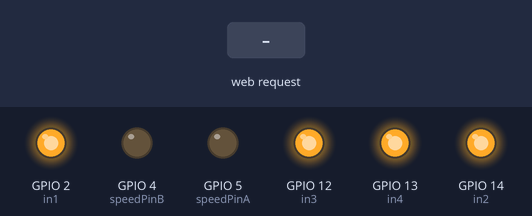
The sketch below on a simulated ESP8266 (NodeMCU). Shown: output pins drawn as LEDs (lit = HIGH). The inputs (shaded band) are chosen by the test bench. WiFi joins after 1.5 s; servers stay silent unless stated; what the sketch prints to the serial monitor is not drawn.

Above: at 2.7 s.
2.8 s: HTTP request GET /up received
At 3.2 s:
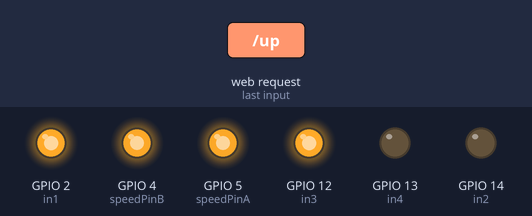
4.3 s: HTTP request GET /down received
At 5.5 s:
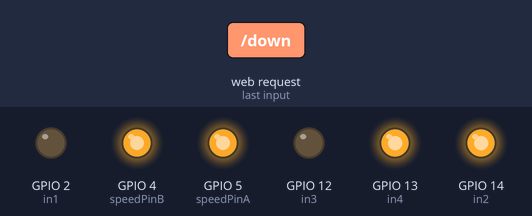
5.8 s: HTTP request GET /left received
At 6.7 s:
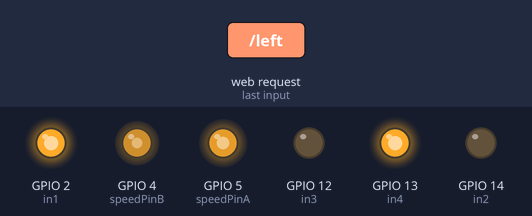
7.3 s: HTTP request GET /right received
At 7.8 s:
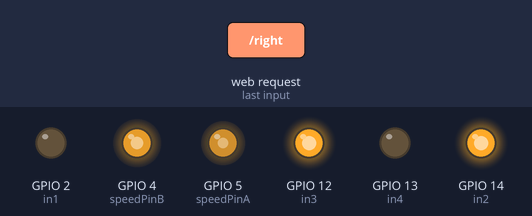
8.8 s: HTTP request GET /stop received
At 10.2 s:
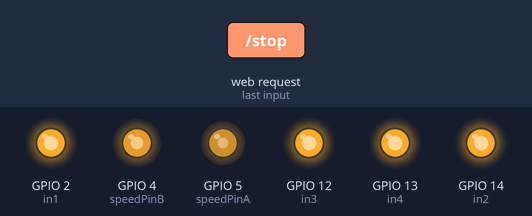
Timing chart, 0 to 11.3 s (numbered marks = the images above; inputs shaded):
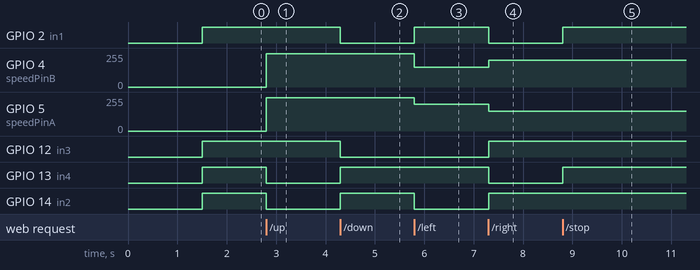

Measured:
- after the input at 2.8 s, GPIO 4 (speedPinB), GPIO 5 (speedPinA): 0/255 → 249/255 at once; GPIO 13 (in4), GPIO 14 (in2): HIGH → LOW at once
- after the input at 4.3 s, GPIO 2 (in1), GPIO 12 (in3): HIGH → LOW at once; GPIO 13 (in4), GPIO 14 (in2): LOW → HIGH at once
- after the input at 5.8 s, GPIO 2 (in1): LOW → HIGH at once; GPIO 4 (speedPinB): 249/255 → 149/255 at once; GPIO 5 (speedPinA): 249/255 → 199/255 at once; GPIO 14 (in2): HIGH → LOW at once
- after the input at 7.3 s, GPIO 2 (in1), GPIO 13 (in4): HIGH → LOW at once; GPIO 4 (speedPinB): 149/255 → 199/255 at once; GPIO 5 (speedPinA): 199/255 → 149/255 at once; GPIO 12 (in3), GPIO 14 (in2): LOW → HIGH at once
- after the input at 8.8 s, GPIO 2 (in1), GPIO 13 (in4): LOW → HIGH at once

The sketch:

HelloServer.ino
```cpp
#include <ESP8266WiFi.h>
#include <WiFiClient.h>
#include <ESP8266WebServer.h>
#include <ESP8266mDNS.h>

#ifndef STASSID
#define STASSID "CMCC_KF"
#define STAPSK  "dswybsmm"
#endif
const uint8_t in1 = 2; //D4
const uint8_t in2 = 14; //D5
const uint8_t in3 = 12; //D6
const uint8_t in4 = 13; //D7
//上面定义了板上的4个控制端，12一组，34一组
const uint8_t speedPinA = 5;  //D1
const uint8_t speedPinB = 4;  //D2
//上面定义了PWM引脚
//下面开始定义方向
//tup=0; tdown=1; tleft=2; tright=3;
int turn = 8;
const char* ssid = STASSID;
const char* password = STAPSK;

ESP8266WebServer server(80);

const int led = 13;

void handleRoot() {
  digitalWrite(led, 1);
  server.send(200, "text/plain", "hello from esp8266!");
  digitalWrite(led, 0);
}

void handleNotFound() {
  digitalWrite(led, 1);
  String message = "File Not Found\n\n";
  message += "URI: ";
  message += server.uri();
  message += "\nMethod: ";
  message += (server.method() == HTTP_GET) ? "GET" : "POST";
  message += "\nArguments: ";
  message += server.args();
  message += "\n";
  for (uint8_t i = 0; i < server.args(); i++) {
    message += " " + server.argName(i) + ": " + server.arg(i) + "\n";
  }
  server.send(404, "text/plain", message);
  digitalWrite(led, 0);
}

void setup(void) {
  pinMode(led, OUTPUT);
  digitalWrite(led, 0);
  Serial.begin(115200);
  WiFi.mode(WIFI_STA);
  WiFi.begin(ssid, password);
  Serial.println("");

  // Wait for connection
  while (WiFi.status() != WL_CONNECTED) {
    delay(500);
    Serial.print(".");
  }
  Serial.println("");
  Serial.print("Connected to ");
  Serial.println(ssid);
  Serial.print("IP address: ");
  Serial.println(WiFi.localIP());

  if (MDNS.begin("esp8266")) {
    Serial.println("MDNS responder started");
  }

  server.on("/", handleRoot);

  server.on("/up", []() {
    turn = 0;
    Serial.println("向前");
    server.send(200, "application/json;charset=utf-8", "{\"state\":200,\"msg\":\"向前\"}");
  });
  server.on("/down", []() {
    turn = 1;
    Serial.println("向后");
    server.send(200, "application/json;charset=utf-8","{\"state\":200,\"msg\":\"向后\"}");
  });
  server.on("/left", []() {
    turn = 2;
    Serial.println("向左");
    server.send(200, "application/json;charset=utf-8", "{\"state\":200,\"msg\":\"向左\"}");
  });
  server.on("/right", []() {
    turn = 3;
    Serial.println("向右");
    server.send(200, "application/json;charset=utf-8","{\"state\":200,\"msg\":\"向右\"}");
  });
  server.on("/stop", []() {
    turn = 4;
    Serial.println("停止");
    server.send(200, "application/json;charset=utf-8", "{\"state\":200,\"msg\":\"停止\"}");
  });
  server.onNotFound(handleNotFound);

  server.begin();
  Serial.println("HTTP server started");
  //让网络连接后初始化针脚，防止小车不受控制
  pinMode(in1, OUTPUT);
  pinMode(in2, OUTPUT);
  pinMode(in3, OUTPUT);
  pinMode(in4, OUTPUT);
  //下面程序开始时让控制端都为高电平，电机保持不动。
  digitalWrite(in1, HIGH);
  digitalWrite(in2, HIGH);
  digitalWrite(in3, HIGH);
  digitalWrite(in4, HIGH);
}

void loop(void) {
  server.handleClient();
  MDNS.update();
  switch (turn) //通过这个循环，控制小车方向
  {
    case 0: //前进
      _mup(in1, in2, in3, in4);
      //读入电位器的值，然后通过PWM输出，控制电机转速
      _mSetSpeed(speedPinA, 1000);
      _mSetSpeed(speedPinB, 1000);
      break;
    case 1: //后退
      _mdown(in1, in2, in3, in4);
      //读入电位器的值，然后通过PWM输出，控制电机转速
      _mSetSpeed(speedPinA, 1000);
      _mSetSpeed(speedPinB, 1000);
      break;
    case 2: //左转
      _mleft(in1, in2, in3, in4);
      _mSetSpeed(speedPinA, 800);
      _mSetSpeed(speedPinB, 600);
      break;
    case 3: //右转
      _mright(in1, in2, in3, in4);
      _mSetSpeed(speedPinA, 600);
      _mSetSpeed(speedPinB, 800);
      break;
    case 4: //停止
      _mStop(in1, in2, in3, in4);
      break;
  };
}
void _mleft(int pin1, int pin2, int pin3, int pin4) //左转
{
  digitalWrite(pin1, HIGH);
  digitalWrite(pin2, LOW);
  digitalWrite(pin3, LOW);
  digitalWrite(pin4, HIGH);
}
void _mright(int pin1, int pin2, int pin3, int pin4) //右转
{
  digitalWrite(pin1, LOW);
  digitalWrite(pin2, HIGH);
  digitalWrite(pin3, HIGH);
  digitalWrite(pin4, LOW);
}
void _mup(int pin1, int pin2, int pin3, int pin4) //前进
{
  digitalWrite(pin1, HIGH);
  digitalWrite(pin2, LOW);
  digitalWrite(pin3, HIGH);
  digitalWrite(pin4, LOW);
}
void _mdown(int pin1, int pin2, int pin3, int pin4) //后退
{
  digitalWrite(pin1, LOW);
  digitalWrite(pin2, HIGH);
  digitalWrite(pin3, LOW);
  digitalWrite(pin4, HIGH);
}
void _mStop(int pin1, int pin2, int pin3, int pin4) //紧急制动，实际就是将电机两个端短接了
{
  digitalWrite(pin1, HIGH);
  digitalWrite(pin2, HIGH);
  digitalWrite(pin3, HIGH);
  digitalWrite(pin4, HIGH);
}
void _mSetSpeed(int pinPWM, int SpeedValue) //控制速度，实际上就是断断续续的控制298N的使能端，手抖的厉害的可以用个按钮自己尝试一下，估计也能实现对电机速度的控制，O(∩_∩)O~
{
  if (SpeedValue > 1023) SpeedValue = 1023;
  analogWrite(pinPWM, SpeedValue);
}
```
